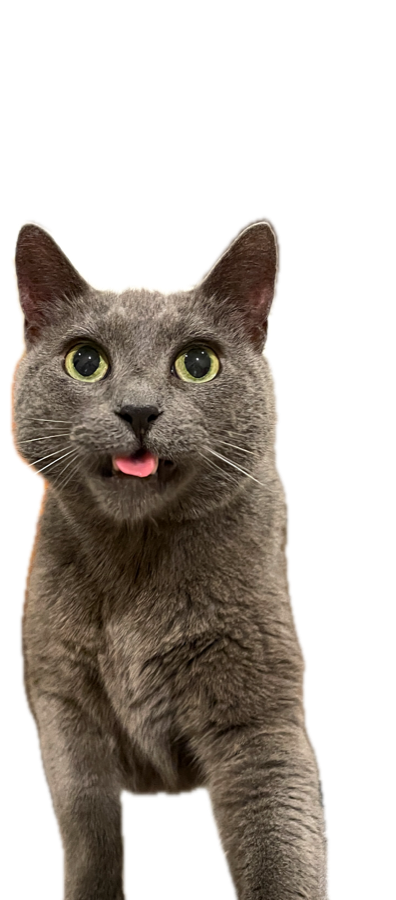
#> input picture src/assets/cats/java/java_alert.png, 396 x 900 px
$ python pad-transparent.py ../src/assets/cats/java/java_alert.png out.png 5 5 5 5
#> lines starting #> are read from the running program, lines starting #| are printed output that depends on the picture
#!/usr/bin/env python3
"""Add transparent padding around a PNG asset."""

import sys
from pathlib import Path
from PIL import Image


def main() -> int:
    if len(sys.argv) < 4:
        print("usage: pad-transparent.py <input.png> <output.png> <bottom-px> [top-px] [left-px] [right-px]", file=sys.stderr)
        return 2

    src = Path(sys.argv[1])
    dst = Path(sys.argv[2])
    bottom = int(sys.argv[3])
    top = int(sys.argv[4]) if len(sys.argv) > 4 else 0
    left = int(sys.argv[5]) if len(sys.argv) > 5 else 0
    right = int(sys.argv[6]) if len(sys.argv) > 6 else 0

    image = Image.open(src).convert("RGBA")
#> image is the input picture: PIL image 396x900 RGBA; mean R, G, B, A 48, 40.6, 33.4, 111.9
    canvas = Image.new("RGBA", (image.width + left + right, image.height + top + bottom), (0, 0, 0, 0))
#> canvas: PIL image 406x910 RGBA; every value is 0
    canvas.alpha_composite(image, (left, top))
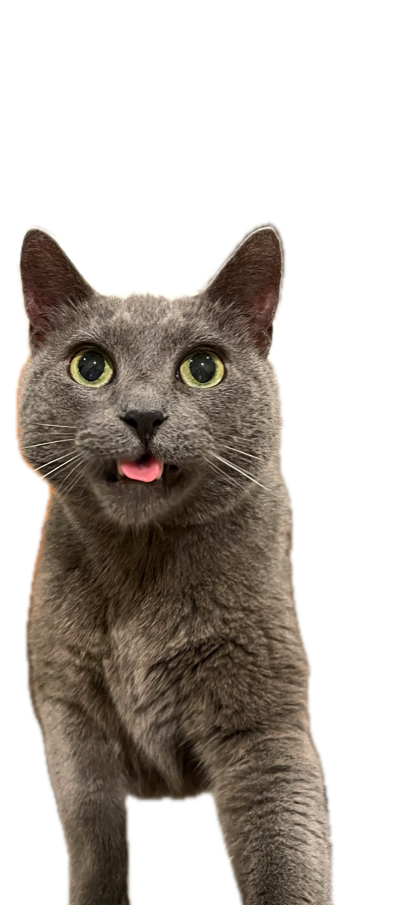
#> canvas: PIL image 406x910 RGBA; mean R, G, B, A 46.3, 39.1, 32.2, 107.9; transparent parts drawn white
    dst.parent.mkdir(parents=True, exist_ok=True)
    canvas.save(dst)
    print(f"wrote {dst}")
    return 0


if __name__ == "__main__":
    raise SystemExit(main())
#> (the program exits here)

$ run again, on src/assets/cats/java/java_groom.png
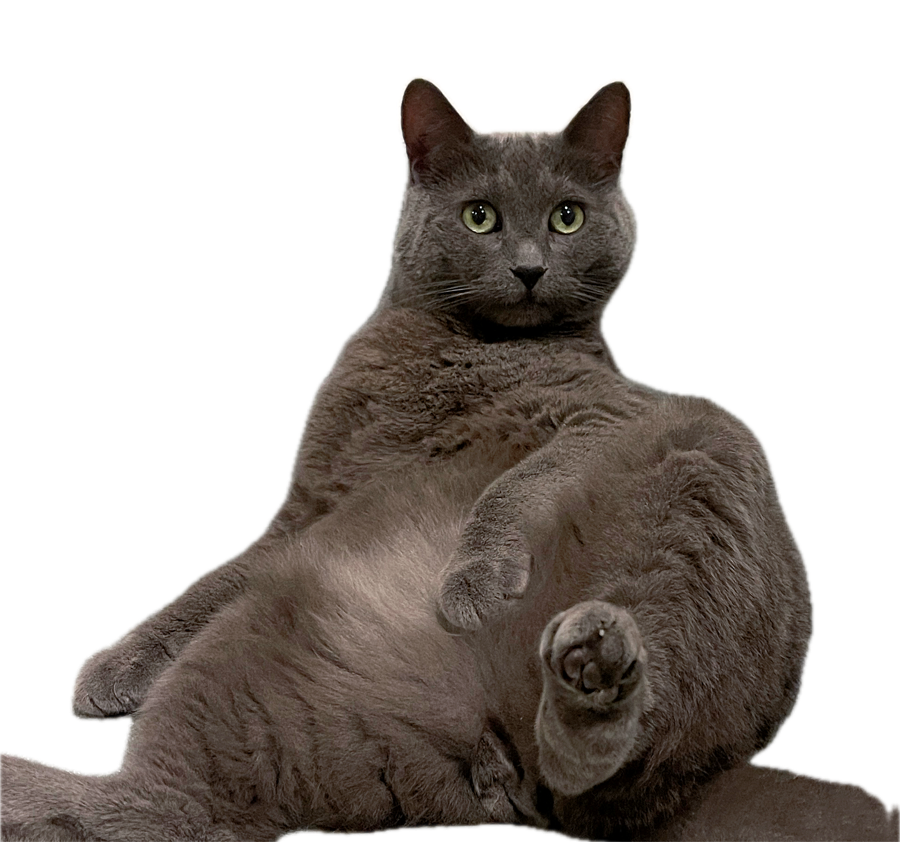
#> input picture src/assets/cats/java/java_groom.png, 900 x 842 px
#> in main, image is the input picture: PIL image 900x842 RGBA; mean R, G, B, A 39.3, 33.3, 29, 117.1
#> in main, `canvas.alpha_composite(image, (left, top))`:
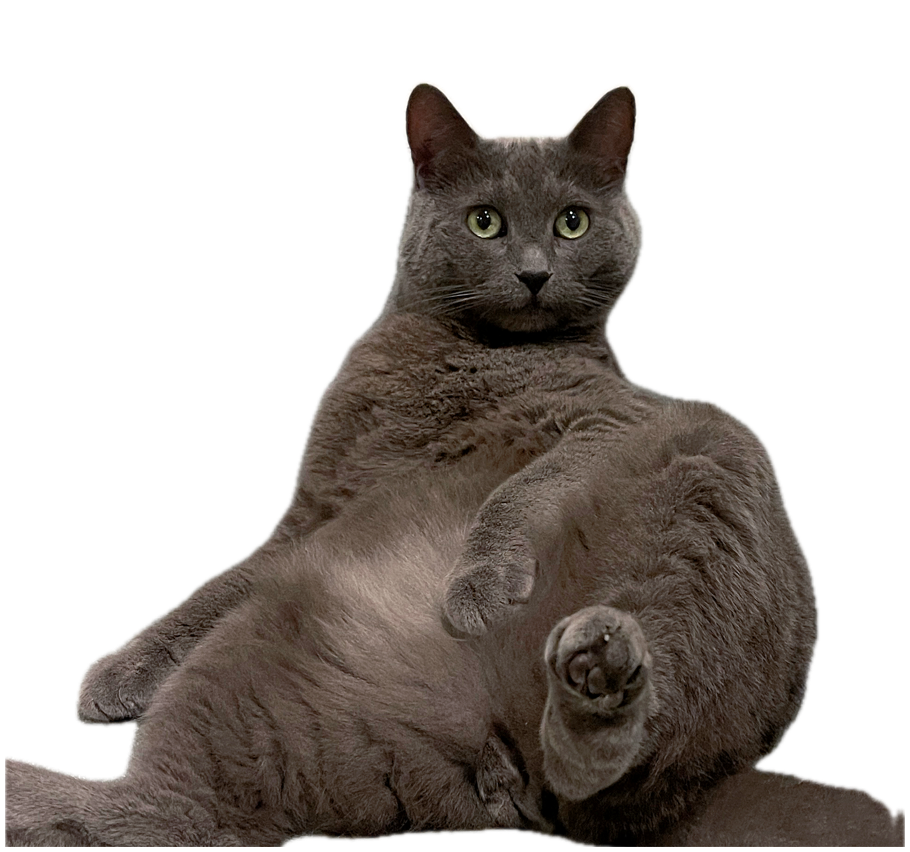
#> canvas: PIL image 910x852 RGBA; mean R, G, B, A 38.4, 32.5, 28.4, 114.5; transparent parts drawn white

$ run again, on src/assets/cats/java/java_idle.png
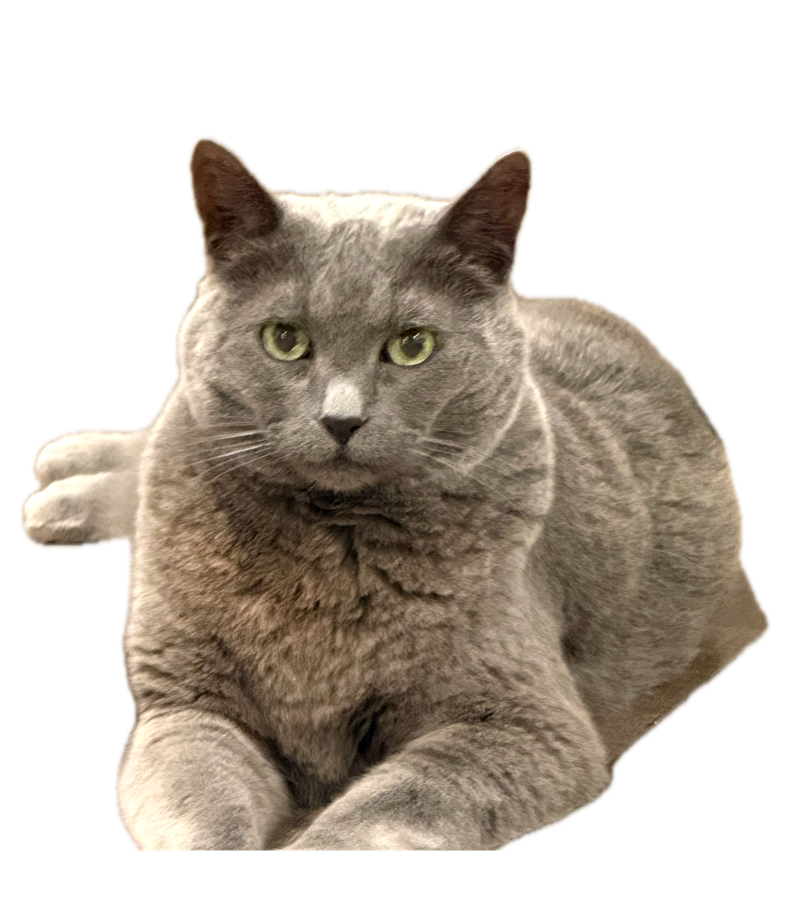
#> input picture src/assets/cats/java/java_idle.png, 791 x 900 px
#> in main, image is the input picture: PIL image 791x900 RGBA; mean R, G, B, A 70.1, 61.2, 51.1, 125.1
#> in main, `canvas.alpha_composite(image, (left, top))`:
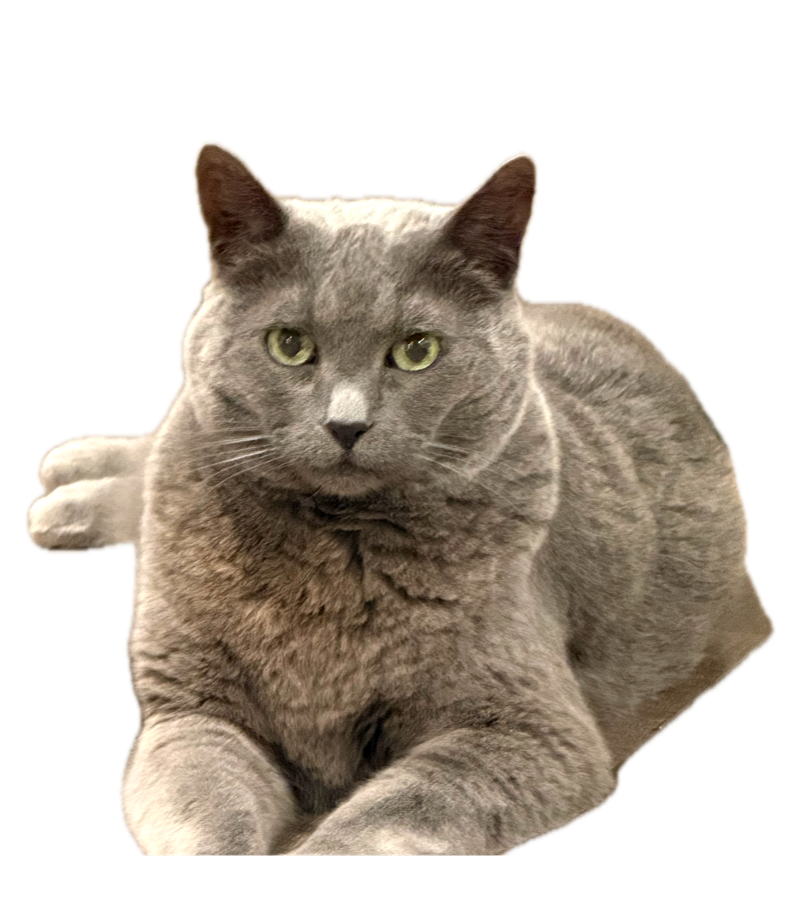
#> canvas: PIL image 801x910 RGBA; mean R, G, B, A 68.4, 59.8, 49.9, 122.2; transparent parts drawn white

$ run again, on src/assets/cats/java/java_idle_lie.png
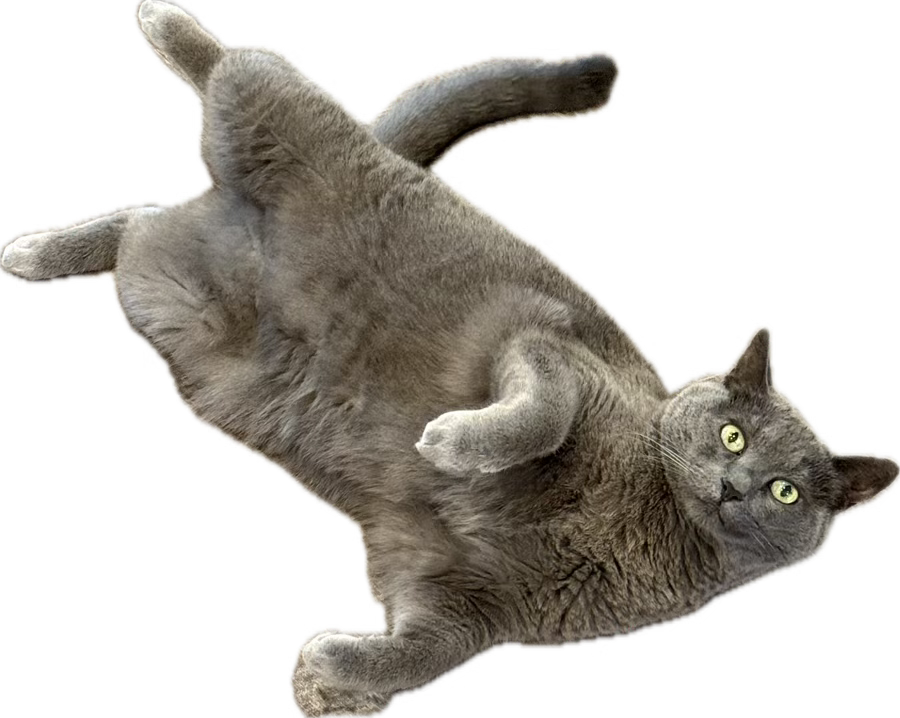
#> input picture src/assets/cats/java/java_idle_lie.png, 900 x 718 px
#> in main, image is the input picture: PIL image 900x718 RGBA; mean R, G, B, A 50, 46.3, 40.4, 105.6
#> in main, `canvas.alpha_composite(image, (left, top))`:
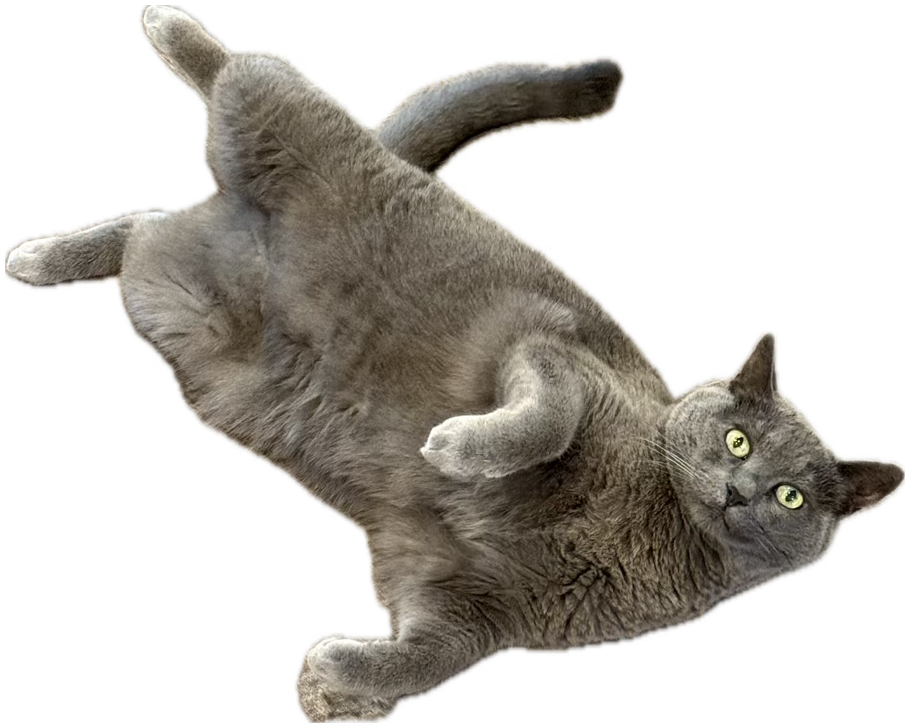
#> canvas: PIL image 910x728 RGBA; mean R, G, B, A 48.6, 45, 39.3, 103; transparent parts drawn white
